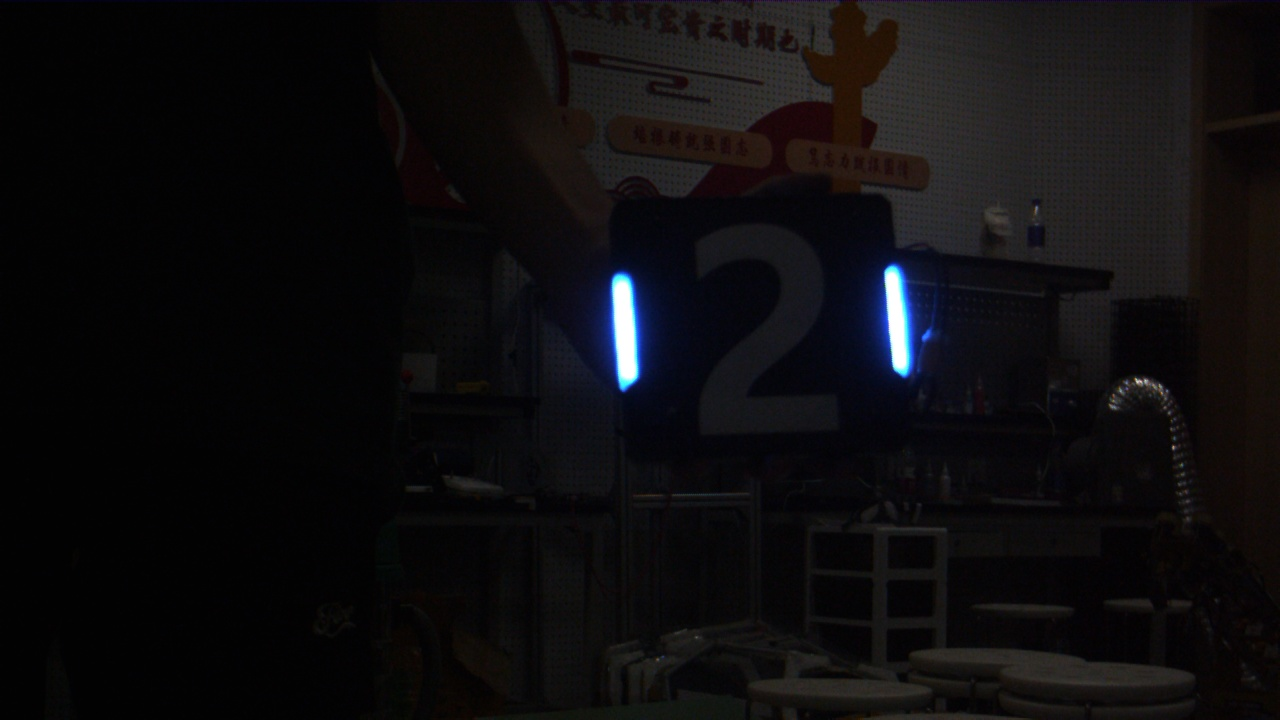
//> input picture pnp/classifier/img/0.jpg, 1280 x 720 px
$ ./main   (built with g++ and OpenCV 4)
//> lines starting //> are read from the running program, lines starting //| are printed output that depends on the picture; after the words box and inside, x2 and y2 are one past the last pixel; in counts of white or black regions, pixels touching at a corner belong together
//> further down, image is the input picture: 720 rows x 1280 cols, CV_8UC3; mean B, G, R 14.5, 12.8, 14
### BigDeal/src/number_classifier.hpp
#pragma once

#include "Armor.hpp"

namespace armor
{
class NumberClassifier {
public:
    NumberClassifier(const std::string &model_path,
                     const std::string &label_path,
                     const float confidence_threshold,
                     const std::vector<std::string> &ignore_classes = {});

    /**
     * @brief 提取数字的图像存入 armor.number_img
     *
     * @param src 原始图像
     * @param armors 包含所有装甲板的容器
     */
    void ExtractNumbers(const cv::Mat &src, std::vector<Armor> &armors);

    /**
     * @brief 对装甲板进行分类，结果存入 armor.classfication_result
     *
     * @param armors 装甲板的容器
     */
    void Classify(std::vector<Armor> &armors);

    /**
     * @brief 更新忽略的类别
     *
     * @param ignore_classes 忽略的类别
     */
    void UpdateIgnoreClasses(const std::vector<std::string> &ignore_classes);

private:
    float confidence_threshold_; // 数字分类置信度阈值
    cv::dnn::Net net_; // 数字分类网络
    std::vector<std::string> class_names_; // 类别名字
    std::vector<std::string> ignore_classes_; // 忽略的类别
};
} // namespace armor

### BigDeal/src/Armor.hpp
#pragma once

#include <opencv2/opencv.hpp>

#include <vector>

struct Light{
    cv::Point2f bottom;
    cv::Point2f top;
};

class ArmorType{
public:
    enum Type {
        SMALL,
        LARGE
    };
};


class Armor {
private:

public:
    cv::Mat image;
    cv::Mat number_image;
    std::string classification_result;
    std::string number;

    enum ArmorType {
        SMALL,
        LARGE
    } type;

    Light left_light;
    Light right_light;

    double classification_confidence;

    Armor() = default;
    ~Armor() = default;

    Armor(cv::Mat image, bool self_identify = true){
//> called with self_identify = true
            type = ArmorType::SMALL;
        if(self_identify){
            cv::Mat gray, binary;
            //灰度化
            cv::cvtColor(image, gray, cv::COLOR_BGR2GRAY);
            //二值化
            cv::threshold(gray, binary, 128, 255, cv::THRESH_BINARY);
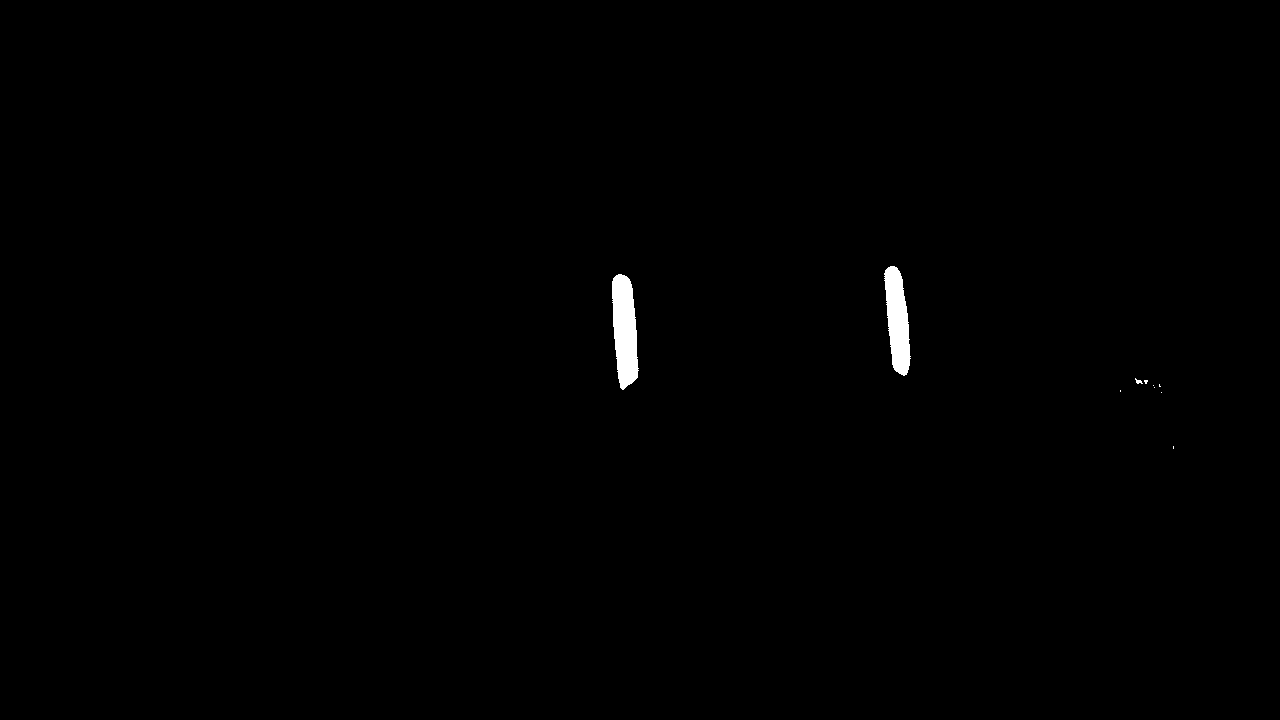
//> binary: 720 rows x 1280 cols, CV_8UC1; 0.47% white; 10 white regions (7 under 20 px), largest, box (x1, y1, x2, y2) and area: (612, 274, 639, 390) 2303, (884, 266, 911, 376) 1969, (1135, 378, 1143, 384) 24
            //定义核
            int x_erode_kernal_size = 3;
            int y_erode_kernal_size = 3;
            cv::Mat erode_kernal = cv::getStructuringElement(cv::MORPH_RECT, cv::Size(x_erode_kernal_size, y_erode_kernal_size));

            int x_dilate_kernal_size = 7;
            int y_dilate_kernal_size = 7;
            cv::Mat dilate_kernal = cv::getStructuringElement(cv::MORPH_RECT, cv::Size(x_dilate_kernal_size, y_dilate_kernal_size));

            //腐蚀
            cv::Mat eroded_image;
            cv::erode(binary, eroded_image, erode_kernal);
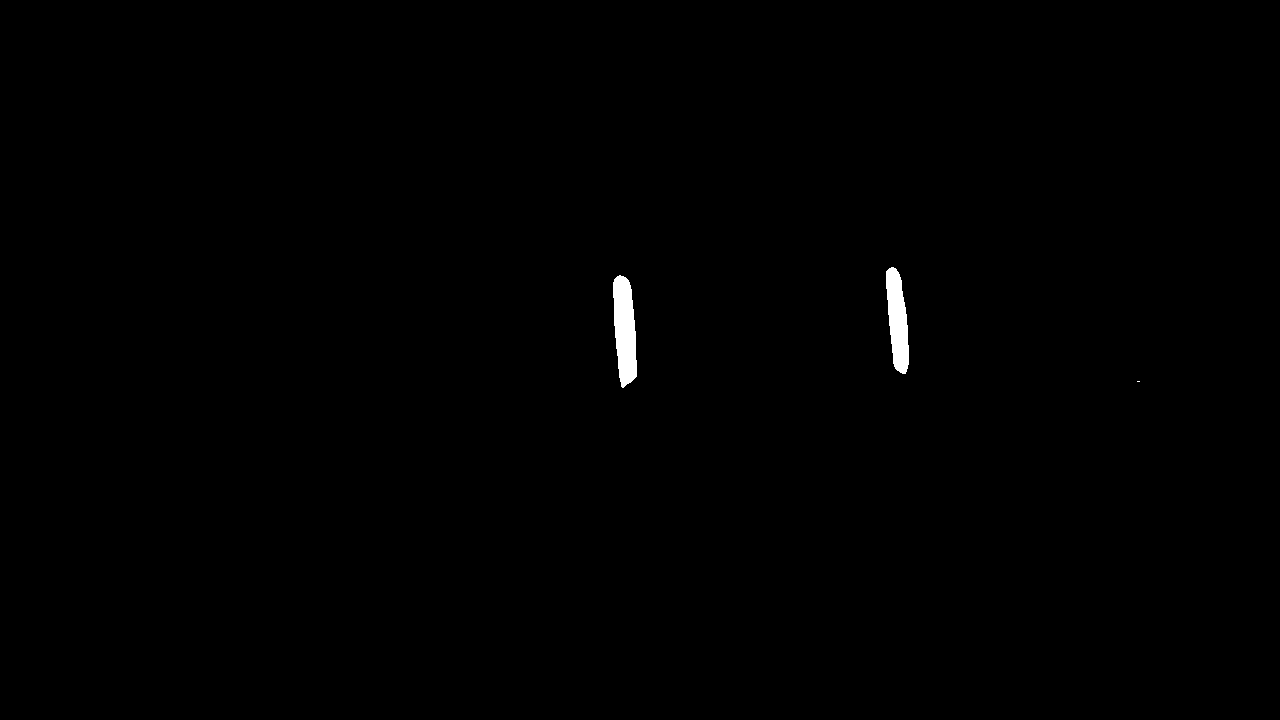
//> eroded_image: 720 rows x 1280 cols, CV_8UC1; 0.4% white; 3 white regions (1 under 20 px), largest, box (x1, y1, x2, y2) and area: (613, 275, 637, 388) 2015, (886, 267, 909, 374) 1687

            //膨胀
            cv::Mat dilated_image;
            cv::dilate(eroded_image, dilated_image, dilate_kernal);
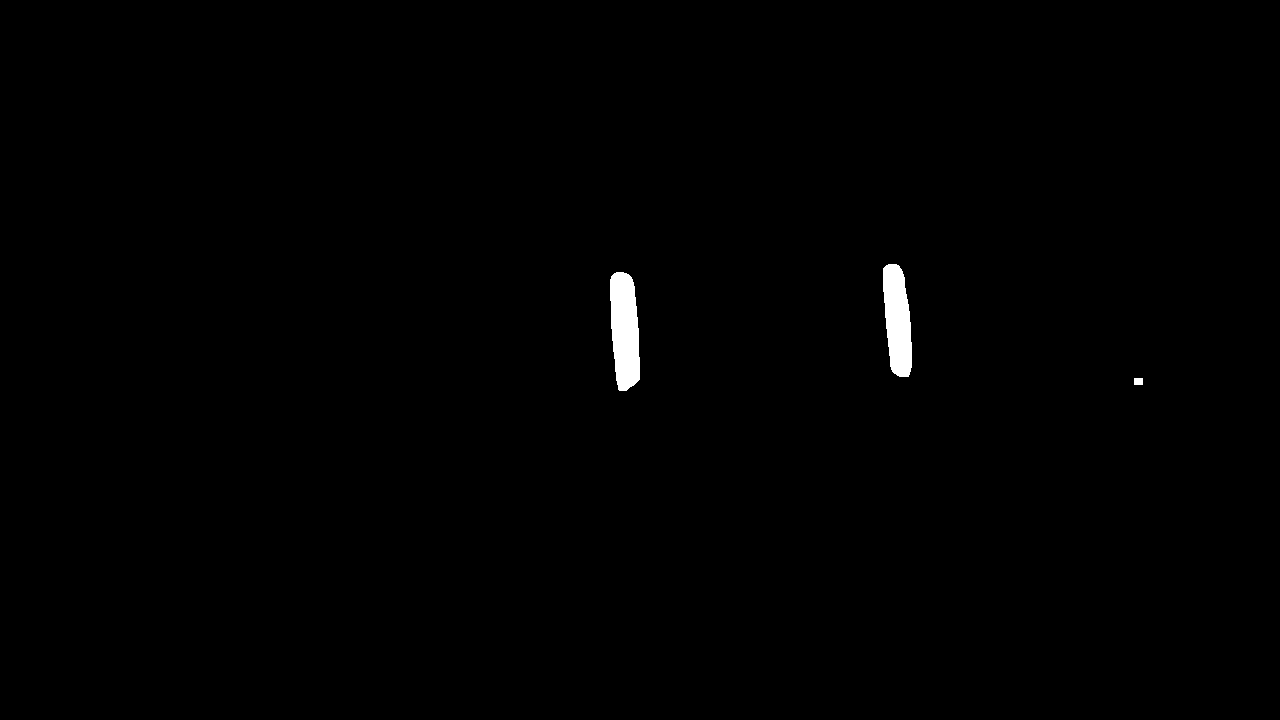
//> dilated_image: 720 rows x 1280 cols, CV_8UC1; 0.59% white; 3 white regions

            // 查找轮廓
            std::vector<std::vector<cv::Point>> contours;
            cv::findContours(eroded_image, contours, cv::RETR_EXTERNAL, cv::CHAIN_APPROX_SIMPLE);
//> contours = 3 contours, 1 with area under 20; largest, box (x1, y1, x2, y2) and area: (613, 275, 637, 388) 1898, (886, 267, 909, 374) 1576

            int flag;
            for (size_t i = 0; i < contours.size(); i++) {
                // 对每个轮廓计算最小外接旋转矩形
                cv::RotatedRect minRect = cv::minAreaRect(contours[i]);

                // 获取矩形的宽度和高度
                float width = minRect.size.width;
                float height = minRect.size.height;

                // 判断是长条方向
                if (width > height) {
                    flag = 1;
                    // 绘制旋转矩形
                    cv::Point2f rectPoints[4];
                    minRect.points(rectPoints);
                    for (int j = 0; j < 4; j++) {
                        cv::line(image, rectPoints[j], rectPoints[(j+1)%4], cv::Scalar(0,255,0), 2);
                    }
                }
                else{
                    flag = 0;
                }
            }
//> this loop made 3 passes
//> (minRect, width, height) on passes 1 to 3: (centre (1138, 381), size (0, 2), angle -90, 0, 2), (centre (624.7, 330.7), size (20.4, 111.9), angle -4.8, 20.43, 111.9), (centre (897.5, 320), size (17.9, 106.8), angle -5.2, 17.93, 106.8)

            // 使用两个外接矩形的短边中点作为边界点
            std::vector<cv::Point> points;
            for (size_t i = 0; i < contours.size(); i++) {
                cv::RotatedRect minRect = cv::minAreaRect(contours[i]);
                cv::Point2f rectPoints[4];
                minRect.points(rectPoints);

                cv::Point2f p1 = (rectPoints[0] + rectPoints[1]) / 2;
                cv::Point2f p2 = (rectPoints[2] + rectPoints[3]) / 2;

                //std::cout << flag << std::endl;
                if(flag == 1){
                    p1 = (rectPoints[0] + rectPoints[1]) / 2;
                    p2 = (rectPoints[2] + rectPoints[3]) / 2;
                }
                if(flag == 0){
                    p1 = (rectPoints[1] + rectPoints[2]) / 2;
                    p2 = (rectPoints[0] + rectPoints[3]) / 2;}

                points.push_back(p1);
                points.push_back(p2);
            }
//> this loop made 3 passes

            // 目标边缘的四个顶点坐标
            std::vector<cv::Point2f> srcPoints = {
                points[0],
                points[2],
                points[3],
                points[1]
            };
//> srcPoints = 4 Points (x, y): [1137, 381], [620, 275], [629, 386], [1139, 381]

            if(points[0].x < points[2].x){
                cv::Point2f point = points[0];
                points[0] = points[2];
                points[2] = point;

                point = points[1];
                points[1] = points[3];
                points[3] = point;
            }

            // 左右灯条的四个顶点坐标
            left_light.bottom = points[3];
//> left_light.bottom = Point(629, 386)
            left_light.top = points[2];
//> left_light.top = Point(620, 275)
            right_light.top = points[0];
//> right_light.top = Point(1137, 381)
            right_light.bottom = points[1];
//> right_light.bottom = Point(1139, 381)

            // [4 lines of commented-out code are left out]

            number_image = image;
        }
        else{
            number_image = image;
        }

    }

    // [76 lines left out: functions Armor, Armor, self_correction, not called in this run]
};

### BigDeal/src/number_classifier.cpp
#include <fstream>
#include <iostream>
#include <vector>

#include "../include/number_classifier.hpp"

namespace armor
{
NumberClassifier::NumberClassifier(
    const std::string &model_path, const std::string &label_path,
    const float confidence_threshold,
    const std::vector<std::string> &ignore_classes)
    : confidence_threshold_(confidence_threshold)
    , ignore_classes_(ignore_classes)
{
    net_ = cv::dnn::readNetFromONNX(model_path);
    std::ifstream label_file(label_path);
    std::string line;
    while (std::getline(label_file, line)) {
        class_names_.push_back(line);
    }
}

// [130 lines left out: functions ExtractNumbers, Classify, UpdateIgnoreClasses, not called in this run]

} // namespace armor

### pnp/classifier/main.cpp
#include "Armor.hpp"
#include "number_classifier.hpp"

int main(){
    cv::Mat image = cv::imread("img/0.jpg");

    //将图片写入vector
    std::vector<cv::Mat> images;

    images.push_back(image);

    Armor armor(image);
    //std::cout<<"1"<<std::endl;
    std::vector<Armor> armors;
    armors.push_back(armor);
//> armors = 1 item

    std::vector<std::string> ignore = {"negative"};
    armor::NumberClassifier number_classifier("mlp.onnx", "label.txt", 0.5);
//> (the run ends here: the program stops with an error, at `net_ = cv::dnn::readNetFromONNX(model_path);`)
